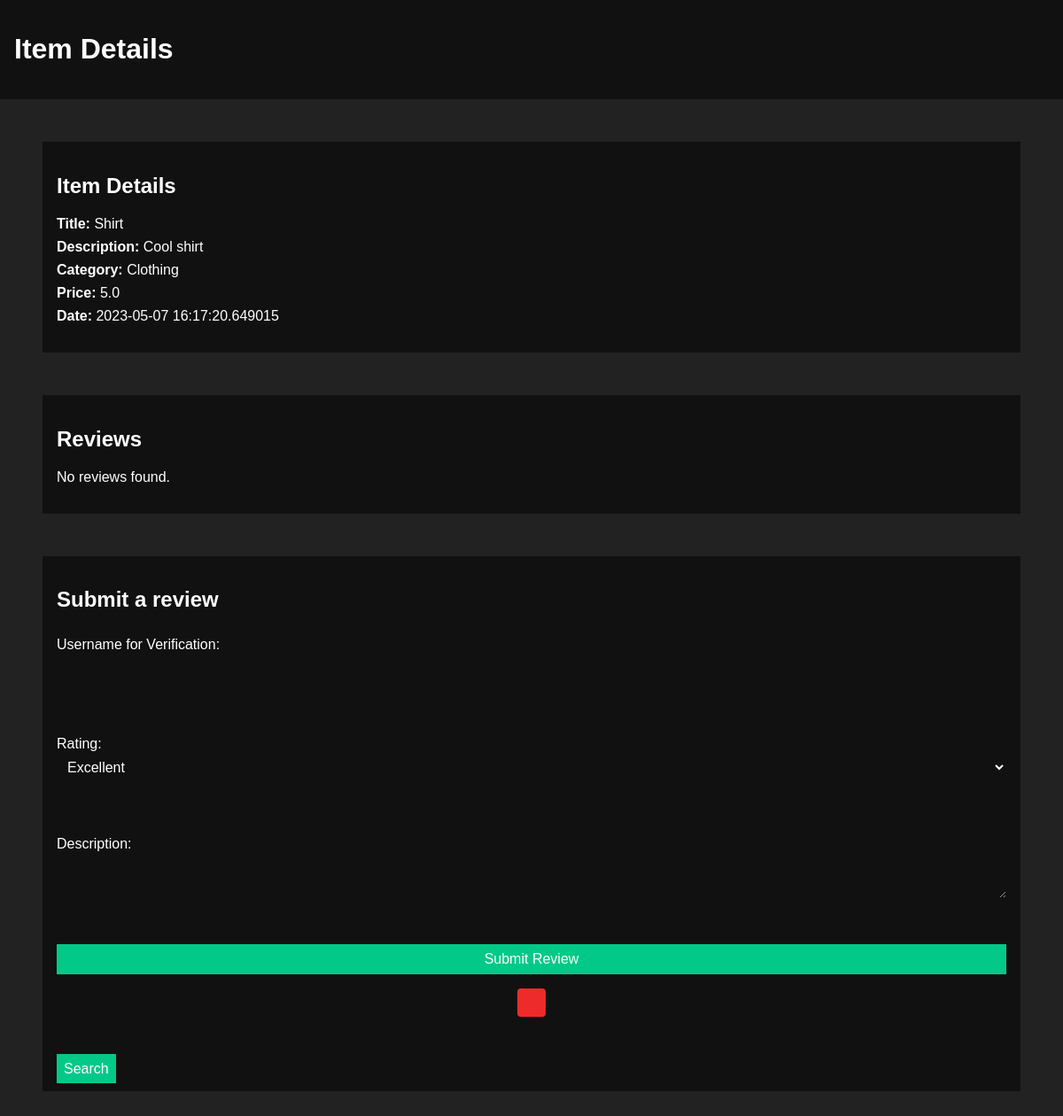
The app's page /item/1/, older data.
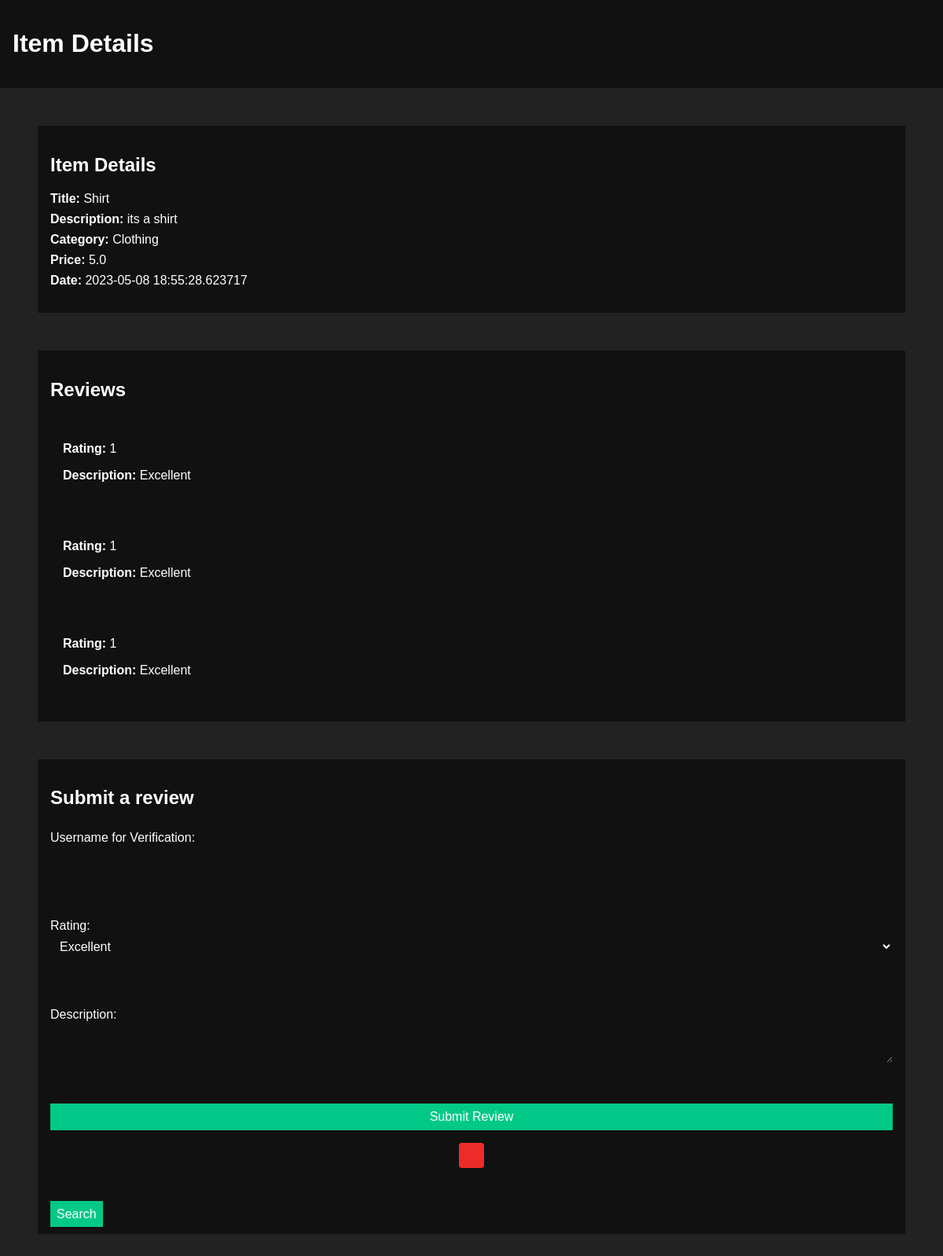
The same page, newer data.
### tables this page shows
CREATE TABLE items (
                        id INTEGER PRIMARY KEY AUTOINCREMENT,
                        username TEXT,
                        title TEXT,
                        description TEXT,
                        category TEXT,
                        price REAL,
                        date TEXT
                        );

CREATE TABLE reviews (
                    id INTEGER PRIMARY KEY AUTOINCREMENT,
                    username TEXT,
                    item_id INTEGER,
                    rating TEXT,
                    description TEXT,
                    date TEXT
                    );

### app.py (the view)
@app.route("/item/<int:item_id>/")
def item_detail(item_id):
    with sqlite3.connect(db_path) as conn:
        c = conn.cursor()
        c.execute("SELECT * FROM items WHERE id = ?", (item_id,))
        item = c.fetchone()
        if item:
            c.execute("SELECT * FROM reviews WHERE item_id = ?", (item_id,))
            reviews = c.fetchall()
            return render_template("selected.html", item=item, reviews=reviews)
        else:
            return "Item not found", 404

### templates/selected.html (shortened to what this page needs)
<!DOCTYPE html>
<html lang="en">
  <head>
    <link rel="stylesheet" href="{{ url_for('static', filename='review.css') }}">
  </head>
  <body>
    <header>
      <h1>Item Details</h1>
    </header>
    <section class="item-details">
      <h2>Item Details</h2>
      <ul>
        <li><strong>Title:</strong> {{ item[2] }}</li>
        <li><strong>Description:</strong> {{ item[3] }}</li>
        <li><strong>Category:</strong> {{ item[4] }}</li>
        <li><strong>Price:</strong> {{ item[5] }}</li>
        <li><strong>Date:</strong> {{ item[6] }}</li>
      </ul>
    </section>
    <section class="reviews">
      <h2>Reviews</h2>
      {% if reviews %}
        {% for review in reviews %}
          <div class="review">
            <p><strong>Rating:</strong> {{ review[2] }}</p>
            <p><strong>Description:</strong> {{ review[3] }}</p>
          </div>
        {% endfor %}
      {% else %}
        <p>No reviews found.</p>
      {% endif %}
    </section>
    <section class="submit-review">
      <h2>Submit a review</h2>
      <form method="POST" action="{{ url_for('submit_review', item_id=item[0]) }}">
        <label for="username">Username for Verification:</label>
        <input type="username" id="title" name="username" required>
        <br><br>
        <label for="rating">Rating:</label>
        <select id="rating" name="rating" required>
          <option value="Excellent">Excellent</option>
        </select>
        <br><br>
        <label for="description">Description:</label>
        <textarea id="description" name="description" required></textarea>
        <br><br>
        <button type="submit" class="submit-btn">Submit Review</button>
        <div class="error-messages">
          <div class="messages">
          </div>
        </div>
      </form>
      <br>
      <a href="{{ url_for('searchbar') }}" class="search-bar-btn">Search</button></a>
    </section>
  </body>
</html>

### static/review.css (style rules this page uses)
body { font-family: Arial, sans-serif; margin: 0; padding: 0; background-color: #222222; color: #ffffff; }
h1, h2 { font-weight: bold; }
ul { list-style: none; padding: 0; }
header { background-color: #111111; color: #ffffff; padding: 1rem; }
section { padding: 1rem; margin: 3rem; background-color: #111111; }
form { display: flex; flex-direction: column; margin-bottom: 1rem; }
label { margin-top: 0.5rem; color: #ffffff; }
input, select, textarea { padding: 0.5rem; margin-bottom: 1rem; border-radius: 0; border: none; font-size: 1rem; background-color: #111111; color: #ffffff; }
button[type="submit"], .search-bar-btn { background-color: #03C988; color: #ffffff; padding: 0.5rem; border-radius: 0; border: none; cursor: pointer; font-size: 1rem; text-decoration: none; }
.item-details ul li { margin-bottom: 0.5rem; }
.reviews .review { background-color: #111111; border-radius: 0; padding: 1rem; margin-bottom: 1rem; }
.reviews .review p { margin-bottom: 0.5rem; color: #ffffff; }
.error-messages { display: flex; justify-content: center; align-items: center; width: 100%; }
.error-messages .messages { background-color: #ED2B2A; border: none; color: black; padding: 1em; border-radius: 0.25rem; font-weight: bold; margin: 1em 0; text-align: center; max-width: 600px; }

Row changes from the older to the newer data that the page shows:
changed items "Shirt": description "Cool shirt" → "its a shirt"; date "2023-05-07 16:17:20.649015" → "2023-05-08 18:55:28.623717"
now on this page (row edited): reviews: item "1", rating "Excellent"
added reviews: item "1", rating "Excellent"
added reviews: item "1", rating "Excellent"
Text that changed along with them:
text no longer shown: "No reviews found."
